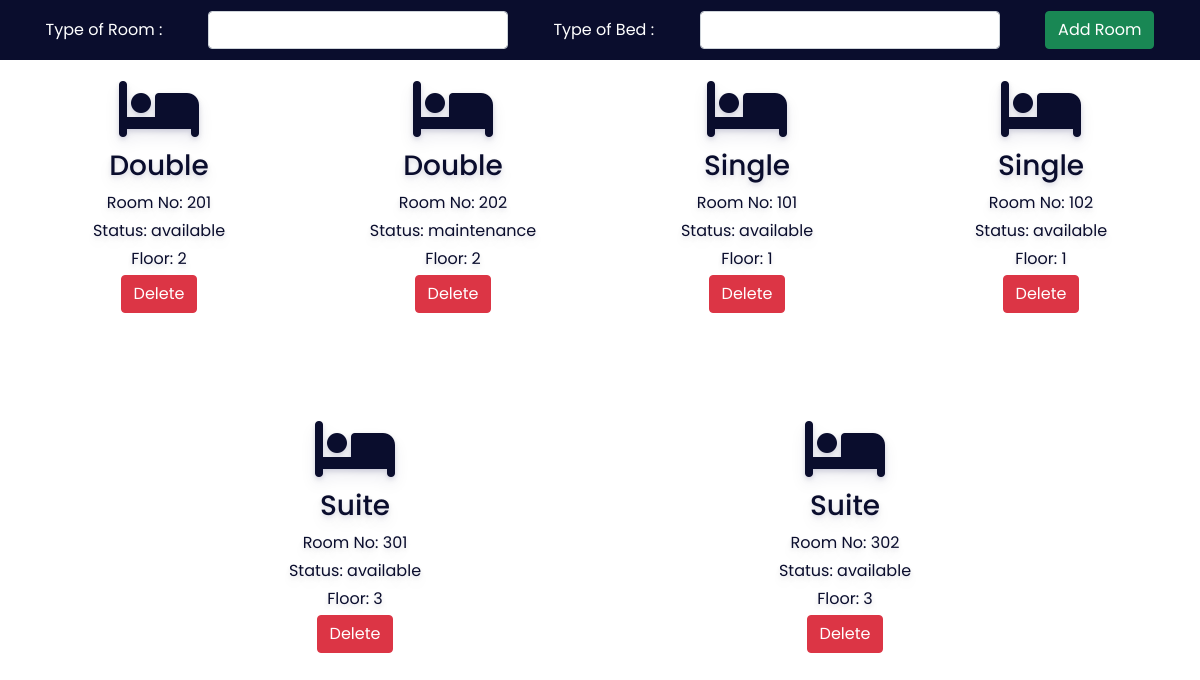
/admin/room.php, run on the app's committed database.
### tables this page shows
CREATE TABLE `rooms` (
  `room_id` int(10) UNSIGNED NOT NULL,
  `room_number` varchar(10) NOT NULL,
  `type_id` int(10) UNSIGNED NOT NULL,
  `status` enum('available','occupied','maintenance') NOT NULL DEFAULT 'available',
  `floor` int(10) UNSIGNED NOT NULL
);

CREATE TABLE `room_types` (
  `type_id` int(10) UNSIGNED NOT NULL,
  `type_name` varchar(50) NOT NULL,
  `description` text DEFAULT NULL,
  `base_price` decimal(10,2) NOT NULL,
  `max_occupancy` int(10) UNSIGNED NOT NULL
);

### admin/room.php (the view, shortened to what this page needs)
<?php
include '../config.php';
?>
<!DOCTYPE html>
<html lang="en">
<head>
    <link rel="stylesheet" href="https://cdnjs.cloudflare.com/ajax/libs/font-awesome/6.2.0/css/all.min.css" xintegrity="sha512-xh6O/CkQoPOWDdYTDqeRdPCVd1SpvCA9XXcUnZS2FmJNp1coAFzvtCN9BmamE+4aHK8yyUHUSCcJHgXloTyT2A==" />
    <link href="https://cdn.jsdelivr.net/npm/bootstrap@5.0.2/dist/css/bootstrap.min.css" rel="stylesheet" xintegrity="sha384-EVSTQN3/azprG1Anm3QDgpJLIm9Nao0Yz1ztcQTwFspd3yD65VohhpuuCOmLASjC">
    <link rel="stylesheet" href="css/room.css">
</head>
<body>
    <div class="addroomsection">
        <form action="" method="POST">
            <label for="troom">Type of Room :</label>
            <select name="troom" class="form-control">
                <option value selected></option>
                <option value="Superior Room">SUPERIOR ROOM</option>
            </select>
            <label for="bed">Type of Bed :</label>
            <select name="bed" class="form-control">
                <option value selected></option>
                <option value="Single">Single</option>
            </select>
            <button type="submit" class="btn btn-success" name="addroom">Add Room</button>
        </form>
    </div>
    <div class="room">
        <?php
        $sql = "SELECT r.room_id as id, r.room_number, rt.type_name as type, r.status, r.floor FROM rooms r JOIN room_types rt ON r.type_id = rt.type_id";
        $re = mysqli_query($conn, $sql);
        ?>
        <?php
        while ($row = mysqli_fetch_array($re)) {
            $room_type = $row['type'];
            $room_number = $row['room_number'];
            $room_status = $row['status'];
            $room_floor = $row['floor'];
            $room_box_class = 'roombox';
            echo "<div class='" . $room_box_class . "'>
                    <div class='text-center no-boder'>
                        <i class='fa-solid fa-bed fa-4x mb-2'></i>
                        <h3>" . $room_type . "</h3>
                        <div class='mb-1'>Room No: " . $room_number . "</div>
                        <div class='mb-1'>Status: " . $room_status . "</div>
                        <div class='mb-1'>Floor: " . $room_floor . "</div>
                        <a href='roomdelete.php?id=". $row['id'] ."'><button class='btn btn-danger'>Delete</button></a>
                    </div>
                </div>";
        }
        ?>
    </div>
</body>
</html>

### admin/css/room.css (style rules this page uses)
:root { --bg-text-shadow: 0 2px 4px rgb(13 0 77 / 8%), 0 3px 6px rgb(13 0 77 / 8%), 0 8px 16px rgb(13 0 77 / 8%); --bg-box-shadow: 0px 0px 20px 6px rgba(8, 8, 15, 0.31); }
* { margin: 0; padding: 0; font-family: 'Poppins', sans-serif; }
.addroomsection { height: 60px; width: 100%; background-color: #0a0d2d; position:fixed; z-index: 100; }
.addroomsection form { height: 100%; display: flex; justify-content: space-evenly; align-items: center; }
.addroomsection form label { color: white; }
.addroomsection form select { width: 300px; }
.room { display: flex; position: relative; top: 60px; height: 85vh; overflow-y: scroll; justify-content: space-evenly; flex-wrap: wrap; }
.roombox { height: 230px; width: 230px; margin: 20px; display: flex; flex-direction: column; justify-content: center; color: #0a0d2d; text-shadow: var(--bg-text-shadow); border-radius: 10px; }

### data on the page
rooms: type.type_name "Double", room_number "201", status "available", floor "2"
rooms: type.type_name "Double", room_number "202", status "maintenance", floor "2"
rooms: type.type_name "Single", room_number "101", status "available", floor "1"
rooms: type.type_name "Single", room_number "102", status "available", floor "1"
rooms: type.type_name "Suite", room_number "301", status "available", floor "3"
rooms: type.type_name "Suite", room_number "302", status "available", floor "3"
